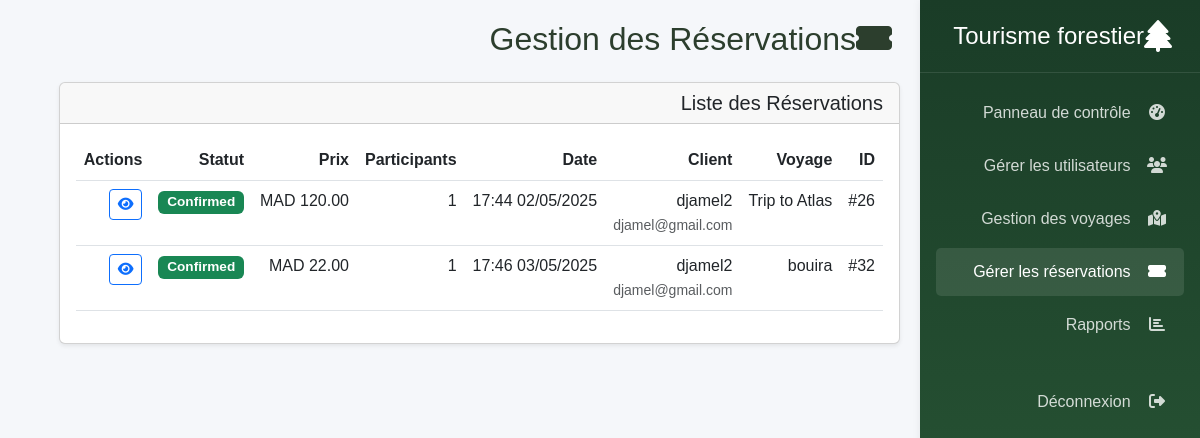
/bookings_management.php (signed in), run on the app's committed database.
### tables this page shows
CREATE TABLE `bookings` (
  `id` int(11) NOT NULL,
  `user_id` int(11) NOT NULL,
  `trip_id` int(11) NOT NULL,
  `booking_date` timestamp NOT NULL DEFAULT current_timestamp(),
  `status` enum('pending','confirmed','cancelled') DEFAULT 'pending',
  `participants` int(11) DEFAULT 1,
  `price` decimal(10,2) NOT NULL DEFAULT 0.00
);

CREATE TABLE `trips` (
  `id` int(11) NOT NULL,
  `organizer_id` int(11) NOT NULL,
  `title` varchar(100) NOT NULL,
  `description` text NOT NULL,
  `location` varchar(100) NOT NULL,
  `start_date` date NOT NULL,
  `end_date` date NOT NULL,
  `price` decimal(10,2) NOT NULL,
  `max_participants` int(11) NOT NULL,
  `featured_image` varchar(255) DEFAULT NULL,
  `created_at` timestamp NOT NULL DEFAULT current_timestamp(),
  `updated_at` timestamp NOT NULL DEFAULT current_timestamp() ON UPDATE current_timestamp(),
  `approved` tinyint(1) DEFAULT 0,
  `difficulty_level` enum('easy','moderate','difficult','expert') NOT NULL,
  `forest_type` enum('deciduous','coniferous','mixed','rainforest','mangrove') NOT NULL,
  `vehicle_type` enum('bus','bus_climatise','voiture','voiture_4x4','minibus','autre') DEFAULT 'bus',
  `status` enum('actif','complet','annulé') NOT NULL DEFAULT 'actif',
  `safety_tips` text DEFAULT NULL COMMENT 'Conseils de sécurité pour la région (ex: forêt inflammable, chasse interdite...)'
);

CREATE TABLE `users` (
  `id` int(11) NOT NULL,
  `username` varchar(50) NOT NULL,
  `email` varchar(100) NOT NULL,
  `password` varchar(255) NOT NULL,
  `full_name` varchar(100) DEFAULT NULL,
  `profile_pic` varchar(555) DEFAULT NULL,
  `bio` text DEFAULT NULL,
  `user_type` enum('admin','organizer','user') DEFAULT 'user',
  `created_at` timestamp NOT NULL DEFAULT current_timestamp(),
  `updated_at` timestamp NOT NULL DEFAULT current_timestamp() ON UPDATE current_timestamp(),
  `last_activity` timestamp NULL DEFAULT NULL,
  `v_org` varchar(2) DEFAULT NULL,
  `phone` varchar(15) NOT NULL,
  `last_login` datetime DEFAULT NULL
);

### bookings_management.php (the view, shortened to what this page needs)
<?php
require 'config.php';
try {
    $query = "SELECT b.*, u.username, u.email, t.title as trip_title, t.price as trip_price
              FROM bookings b
              JOIN users u ON b.user_id = u.id
              JOIN trips t ON b.trip_id = t.id";
    if ($_SESSION['user_type'] == 'organizer') {
        $query .= " WHERE t.organizer_id = ?";
        $stmt = $pdo->prepare($query);
        $stmt->execute([$_SESSION['user_id']]);
    } else {
        $stmt = $pdo->prepare($query);
        $stmt->execute();
    }
    $bookings = $stmt->fetchAll();
} catch (PDOException $e) {
    $_SESSION['error_message'] = "Erreur de base de données: " . $e->getMessage();
}
?>
<!DOCTYPE html>
<html lang="ar" dir="rtl">
<head>
    <link href="https://cdn.jsdelivr.net/npm/bootstrap@5.3.0/dist/css/bootstrap.min.css" rel="stylesheet">
    <link rel="stylesheet" href="https://cdnjs.cloudflare.com/ajax/libs/font-awesome/6.4.0/css/all.min.css">
</head>
<body>
    <div class="d-flex">
        <div class="sidebar">
            <div class="sidebar-header d-flex align-items-center">
                <i class="fas fa-tree fa-2x me-2"></i>
                <h4 class="m-0">Tourisme forestier</h4>
            </div>
            <ul class="nav flex-column p-3">
                <li class="nav-item">
                    <a class="nav-link" href="admin.php">
                        <i class="fas fa-tachometer-alt"></i>
                        <span>Panneau de contrôle</span>
                    </a>
                </li>
                <li class="nav-item">
                    <a class="nav-link" href="users_management.php">
                        <i class="fas fa-users"></i>
                        <span>Gérer les utilisateurs</span>
                    </a>
                </li>
                <li class="nav-item">
                    <a class="nav-link" href="trips_management.php">
                        <i class="fas fa-map-marked-alt"></i>
                        <span>Gestion des voyages</span>
                    </a>
                </li>
                <li class="nav-item">
                    <a class="nav-link active" href="bookings_management.php">
                        <i class="fas fa-ticket-alt"></i>
                        <span>Gérer les réservations</span>
                    </a>
                </li>
                <li class="nav-item">
                    <a class="nav-link" href="reports.php">
                        <i class="fas fa-chart-bar"></i>
                        <span>Rapports</span>
                    </a>
                </li>
                <li class="nav-item mt-4">
                    <a class="nav-link" href="login.php">
                        <i class="fas fa-sign-out-alt"></i>
                        <span>Déconnexion</span>
                    </a>
                </li>
            </ul>
        </div>
        <div class="main-content">
            <h1 class="h2 mb-4"><i class="fas fa-ticket-alt me-2"></i>Gestion des Réservations</h1>
            <div class="card shadow-sm">
                <div class="card-header">
                    <h5 class="mb-0">Liste des Réservations</h5>
                </div>
                <div class="card-body">
                    <div class="table-responsive">
                        <table class="table table-hover">
                            <thead>
                                <tr>
                                    <th>ID</th>
                                    <th>Voyage</th>
                                    <th>Client</th>
                                    <th>Date</th>
                                    <th>Participants</th>
                                    <th>Prix</th>
                                    <th>Statut</th>
                                    <th>Actions</th>
                                </tr>
                            </thead>
                            <tbody>
                                <?php foreach ($bookings as $booking): ?>
                                <tr>
                                    <td>#<?= $booking['id'] ?></td>
                                    <td><?= htmlspecialchars($booking['trip_title']) ?></td>
                                    <td>
                                        <?= htmlspecialchars($booking['username']) ?><br>
                                        <small class="text-muted"><?= htmlspecialchars($booking['email']) ?></small>
                                    </td>
                                    <td><?= date('d/m/Y H:i', strtotime($booking['booking_date'])) ?></td>
                                    <td><?= $booking['participants'] ?></td>
                                    <td><?= number_format($booking['trip_price'], 2) ?> MAD</td>
                                    <td>
                                        <span class="badge status-badge bg-<?=
                                            $booking['status'] == 'confirmed' ? 'success' :
                                            ($booking['status'] == 'cancelled' ? 'danger' : 'warning text-dark')
                                        ?>">
                                            <?= ucfirst($booking['status']) ?>
                                        </span>
                                    </td>
                                    <td class="action-btns">
                                        <a href="booking_view.php?id=<?= $booking['id'] ?>" class="btn btn-sm btn-outline-primary" title="Voir">
                                            <i class="fas fa-eye"></i>
                                        </a>
                                    </td>
                                </tr>
                                <?php endforeach; ?>
                            </tbody>
                        </table>
                    </div>
                </div>
            </div>
        </div>
    </div>
</body>
</html>

### bookings_management.php (style rules this page uses)
.status-badge { font-size: 0.85rem; padding: 0.35em 0.65em; }
.action-btns .btn { padding: 0.25rem 0.5rem; font-size: 0.875rem; }
:root { --primary-dark: #1A3C27; --primary: #2D5E3A; --primary-light: #4A8C5E; --secondary: #3A7D44; --accent: #A78A6D; --light: #F8F9F8; --dark: #2C3E2D; --text-dark: #2C3E2D; --text-medium: #556B5A; --text-light: #7F8C8D; --border-color: #DFE6E0; --success: #28a745; --warning: #ffc107; --danger: #dc3545; --info: #17a2b8; }
body { font-family: 'Tajawal', sans-serif; background-color: #f5f7fa; color: var(--text-dark); }
.sidebar { background: linear-gradient(180deg, var(--primary-dark), var(--primary)); color: white; min-height: 100vh; width: 280px; position: fixed; box-shadow: 2px 0 10px rgba(0, 0, 0, 0.1); transition: all 0.3s; z-index: 1000; }
.sidebar-header { padding: 20px; border-bottom: 1px solid rgba(255, 255, 255, 0.1); }
.sidebar .nav-link { color: rgba(255, 255, 255, 0.8); border-radius: 5px; margin-bottom: 5px; padding: 12px 15px; transition: all 0.3s; }
.sidebar .nav-link:hover, .sidebar .nav-link.active { background-color: rgba(255, 255, 255, 0.1); color: white; }
.sidebar .nav-link i { width: 24px; text-align: center; margin-left: 10px; }
.main-content { margin-right: 280px; padding: 20px; transition: all 0.3s; }

### data on the page
bookings: id "26", trip.title "Trip to Atlas", user.username "djamel2", user.email "djamel@gmail.com", booking_date "02/05/2025 17:44", participants "1", status "Confirmed"
bookings: id "32", trip.title "bouira", user.username "djamel2", user.email "djamel@gmail.com", booking_date "03/05/2025 17:46", participants "1", status "Confirmed"
